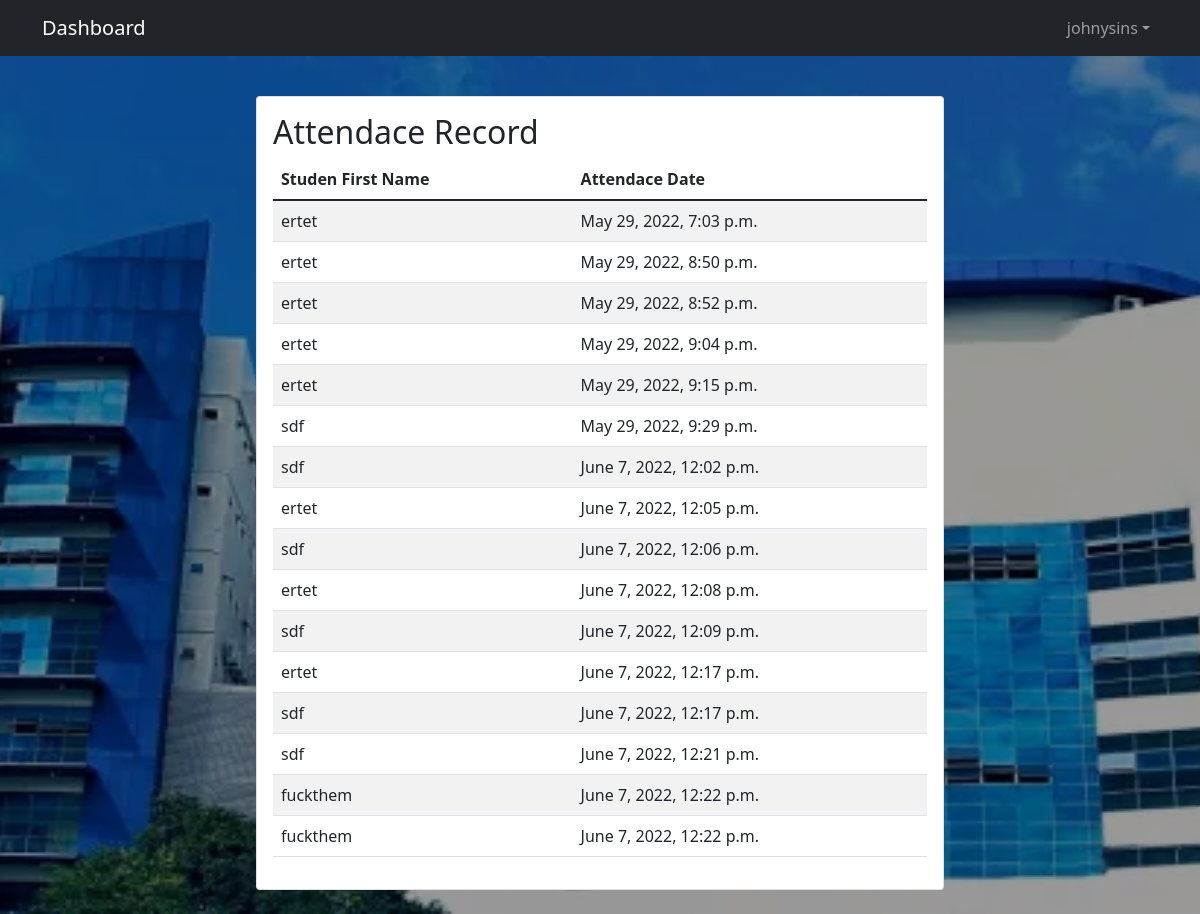
The page /records/ (signed in) on the database its author committed.
### base/models.py (models this page shows)
class Attendace(models.Model):
    teacheroperate=models.ForeignKey(User,on_delete=models.CASCADE)
    student=models.ForeignKey(Student,on_delete=models.CASCADE)
    attendancecreated=models.DateTimeField(auto_now_add=True)

class Student(models.Model):
    Lecturer=models.ForeignKey(User,on_delete=models.CASCADE)
    studentid=models.IntegerField()
    firstname=models.CharField(max_length=200)
    lastname=models.CharField(max_length=200)
    ustatus=models.CharField(max_length=200)
    mobilenum=models.IntegerField()
    def __str__(self):
        return self.firstname

### base/views.py (the view)
# urls.py: path('records/', views.records,name="records"),
def records(request):
    cuser=Attendace.objects.filter(teacheroperate=request.user)
    context={'obj2':cuser}
    return render(request,"base/records.html",context)

### base/templates/base/records.html
{% extends 'main.html' %}
{% block content %}
<div class="container mt-10">
    <div class="row pt-3">
        <div class="col-sm-2"></div>
        <div class="col-sm-8 ">
            <div class="card m-4">
                <div class="card-body">
                    <h2>Attendace Record</h2>
                    <table class="table table-striped" style="overflow-x: scroll;">
                        <thead>
                        <tr>
                            <th>Studen First Name</th>
                            <th>Attendace Date</th>
                        </tr>
                        </thead>
                        <tbody>
                        {% for x in obj2 %}
                        <tr>
                            <td>{{ x.student }}</td>
                            <td>{{ x.attendancecreated }}</td>
                        </tr>
                            {% endfor %}
                        </tbody>
                    </table>
                </div>
            </div>
        </div>
        <div class="col-sm-2">
        </div>
    </div>
</div>
{% endblock content %}

### templates/navbar.html (shortened to what this page needs)
<nav class="navbar navbar-expand-sm bg-dark navbar-dark justify-content-end">
    <div class="container">
      {% if request.user.is_authenticated %}
      <a class="navbar-brand" href="{% url 'home' %}">Dashboard</a>
      {% else %}
      <a class="navbar-brand" href="#">User Authentication</a>
      {% endif %}
      <div class="collapse navbar-collapse" id="collapsibleNavbar">
        {% if request.user.is_authenticated %}
        <ul class="navbar-nav ms-auto">
          <li class="nav-item dropdown">
            <a class="nav-link dropdown-toggle" href="#" role="button" data-bs-toggle="dropdown">{{ request.user }}</a>
          </li>
        </ul>
        {% endif %}
      </div>
    </div>
  </nav>

### static/css/mystyle.css (style rules this page uses)
body { margin:0px; padding:0px; width: 100%; }

### rows shown on the page
Attendace: student "ertet", attendancecreated "May 29, 2022, 7:03 p.m."
Attendace: student "ertet", attendancecreated "May 29, 2022, 8:50 p.m."
Attendace: student "ertet", attendancecreated "May 29, 2022, 8:52 p.m."
Attendace: student "ertet", attendancecreated "May 29, 2022, 9:04 p.m."
Attendace: student "ertet", attendancecreated "May 29, 2022, 9:15 p.m."
Attendace: student "sdf", attendancecreated "May 29, 2022, 9:29 p.m."
Attendace: student "sdf", attendancecreated "June 7, 2022, 12:02 p.m."
Attendace: student "ertet", attendancecreated "June 7, 2022, 12:05 p.m."
Attendace: student "sdf", attendancecreated "June 7, 2022, 12:06 p.m."
Attendace: student "ertet", attendancecreated "June 7, 2022, 12:08 p.m."
Attendace: student "sdf", attendancecreated "June 7, 2022, 12:09 p.m."
Attendace: student "ertet", attendancecreated "June 7, 2022, 12:17 p.m."
Attendace: student "sdf", attendancecreated "June 7, 2022, 12:17 p.m."
Attendace: student "sdf", attendancecreated "June 7, 2022, 12:21 p.m."
Attendace: student "fuckthem", attendancecreated "June 7, 2022, 12:22 p.m."
Attendace: student "fuckthem", attendancecreated "June 7, 2022, 12:22 p.m."

### other values the page prints
{{ request.user }} "johnysins"
